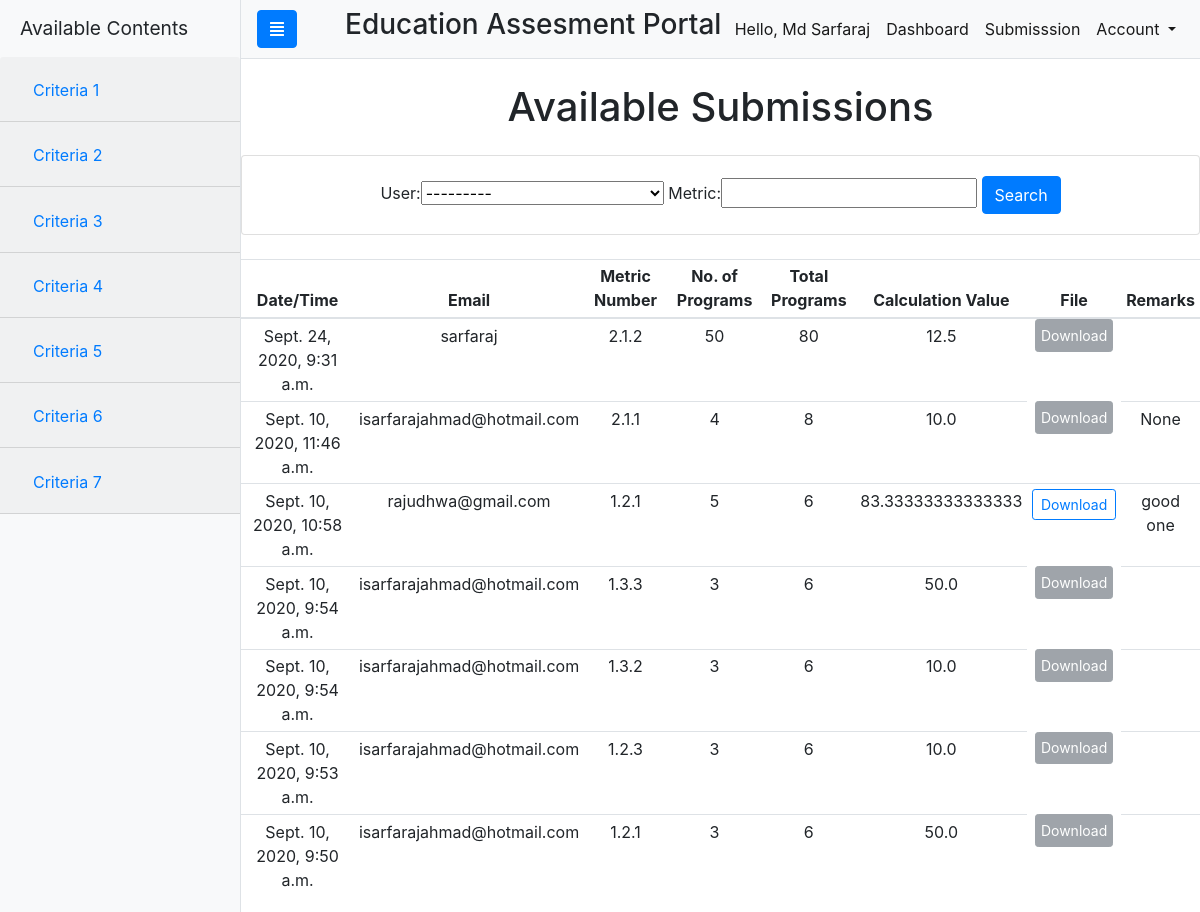
The app's page /submission (signed in) with its own data.
### maths/models.py (models this page shows, shortened)
class Submission(models.Model):
    date = models.DateTimeField(auto_now_add=True, null=True)
    user = models.ForeignKey(User, on_delete=models.CASCADE, default=1)
    metric = models.CharField(max_length=100, null=True)
    subject1 = models.IntegerField(null=True)
    subject2 = models.IntegerField(null=True)
    value = models.FloatField(max_length=1000, null=True)
    file = models.FileField(upload_to='upload/files', null=True, blank=True)
    remarks = models.CharField(max_length=100, null=True, blank=True)

### maths/views.py (the view)
# urls.py: path('submission', views.submission, name='submission'),
def submission(request):
    reports = Submission.objects.all().order_by('-date')
    myFilter = SubmissionFilter(request.GET, queryset=reports)
    reports = myFilter.qs
    context = {
        'reports': reports,
        'myFilter': myFilter,
    }
    return render(request, 'submission.html', context)

### maths/templates/submission.html
{% extends 'main.html' %}
{% block content %}
<main>
    <div class="text-center">
        <h1 class="m-4">Available Submissions</h1>
        <div class="row">
            <div class="col">
                <div class="card card-body">
                    <form method="GET">
                        {{myFilter.form}}
                        <button class="btn btn-primary" type="submit">Search</button>
                    </form>
                </div>
            </div>
        </div>
        <br>
        <table class="table table-sm">
            <thead>
                <tr>
                    <th scope="col">Date/Time</th>
                    <th scope="col">Email</th>
                    <th scope="col">Metric Number</th>
                    <th scope="col">No. of Programs</th>
                    <th scope="col">Total Programs</th>
                    <th scope="col">Calculation Value</th>
                    <th scope="col">File</th>
                    <th scope="col">Remarks</th>
                </tr>
            </thead>
            <tbody id="menu">
                {% for report in reports %}
                <tr>
                    <td>{{report.date}}</td>
                    <td>{{report.user}}</td>
                    <td>{{report.metric}}</td>
                    <td>{{report.subject1}}</td>
                    <td>{{report.subject2}}</td>
                    <td>{{report.value}}</td>
                    {% if report.file %}
                    <td><a class="btn btn-outline-primary btn-sm" href="{{report.file.url}}">Download</a></td>
                    {% else %}
                    <td class="btn btn-secondary btn-sm disabled">Download</td>
                    {% endif %}
                    <td>{{report.remarks}}</td>
                </tr>
                {% endfor %}
            </tbody>
        </table>
    </div>
</main>
{% endblock content %}

### maths/templates/main.html (shortened to what this page needs)
{% load static %}
<!DOCTYPE html>
<html lang="en">
<head>
    <link rel="stylesheet" href="https://stackpath.bootstrapcdn.com/bootstrap/4.4.1/css/bootstrap.min.css"
>
    <link rel="stylesheet" href="{% static 'css/style3.css' %}">
    <link rel="stylesheet" href="https://cdnjs.cloudflare.com/ajax/libs/font-awesome/5.13.1/css/all.min.css">
</head>
<body>
    <div class="d-flex" id="wrapper">
        {% if user.is_authenticated %}
        <div class="bg-light border-right" id="sidebar-wrapper">
            <div class="sidebar-heading">Available Contents</div>
            <li class="list-group list-group-flush">
                <div class="accordion" id="accordionExample">
                    <div class="card-header" id="headingOne">
                        <h2 class="mb-0">
                            <button class="btn btn-link collapsed" type="button" data-toggle="collapse"
                                data-target="#collapseOne" aria-expanded="false" aria-controls="collapseOne">
                                Criteria 1
                            </button>
                        </h2>
                    </div>
                    <div class="card-header" id="headingTwo">
                        <h2 class="mb-0">
                            <button class="btn btn-link collapsed" type="button" data-toggle="collapse"
                                data-target="#collapseTwo" aria-expanded="false" aria-controls="collapseTwo">
                                Criteria 2
                            </button>
                        </h2>
                    </div>
                    <div class="card-header" id="headingThree">
                        <h2 class="mb-0">
                            <button class="btn btn-link collapsed" type="button" data-toggle="collapse"
                                data-target="#collapseThree" aria-expanded="false" aria-controls="collapseThree">
                                Criteria 3
                            </button>
                        </h2>
                    </div>
                    <div class="card-header" id="headingFour">
                        <h2 class="mb-0">
                            <button class="btn btn-link collapsed" type="button" data-toggle="collapse"
                                data-target="#collapseFour" aria-expanded="false" aria-controls="collapseFour">
                                Criteria 4
                            </button>
                        </h2>
                    </div>
                    <div class="card-header" id="headingFive">
                        <h2 class="mb-0">
                            <button class="btn btn-link collapsed" type="button" data-toggle="collapse"
                                data-target="#collapseFive" aria-expanded="false" aria-controls="collapseFive">
                                Criteria 5
                            </button>
                        </h2>
                    </div>
                    <div class="card-header" id="headingSix">
                        <h2 class="mb-0">
                            <button class="btn btn-link collapsed" type="button" data-toggle="collapse"
                                data-target="#collapseSix" aria-expanded="false" aria-controls="collapseSix">
                                Criteria 6
                            </button>
                        </h2>
                    </div>
                    <div class="card-header" id="headingSeven">
                        <h2 class="mb-0">
                            <button class="btn btn-link collapsed" type="button" data-toggle="collapse"
                                data-target="#collapseSeven" aria-expanded="false" aria-controls="collapseSeven">
                                Criteria 7
                            </button>
                        </h2>
                    </div>
                </div>
            </li>
        </div>
        {% endif %}
        <div id="page-content-wrapper">
            <nav class="navbar navbar-expand-lg navbar-light bg-light border-bottom">
                {% if user.is_authenticated %}
                <button class="btn btn-primary" id="menu-toggle"><i class="fa fa-align-justify"></i></button>
                {% endif %}
                <h3 class="ml-5">Education Assesment Portal</h3>
                <div class="collapse navbar-collapse" id="navbarSupportedContent">
                    <ul class="navbar-nav ml-auto mt-2 mt-lg-0">
                        {% if user.is_authenticated %}
                        <li class="nav-item active">
                            <a class="nav-link">Hello, {{user.first_name}}</a>
                        </li>
                        <li class="nav-item active">
                            <a class="nav-link" href="/">Dashboard<span class="sr-only">(current)</span></a>
                        </li>
                        {% if user.is_staff %}
                        <li class="nav-item active">
                            <a class="nav-link" href="/admin/maths/submission/">Submisssion</a>
                        </li>
                        {% endif %}
                        <li class="nav-item active dropdown">
                            <a class="nav-link dropdown-toggle" href="#" id="navbarDropdown" role="button"
                                data-toggle="dropdown" aria-haspopup="true" aria-expanded="false">
                                Account
                            </a>
                        </li>
                        {% endif %}
                    </ul>
                </div>
            </nav>
            {% block content %}
            {% endblock content %}
        </div>
    </div>
</body>
</html>

### static/css/style3.css (style rules this page uses)
#wrapper { overflow-x: hidden; }
#sidebar-wrapper { min-height: 100vh; margin-left: -15rem; -webkit-transition: margin 0.25s ease-out; -moz-transition: margin 0.25s ease-out; -o-transition: margin 0.25s ease-out; transition: margin 0.25s ease-out; }
#sidebar-wrapper .sidebar-heading { padding: 0.875rem 1.25rem; font-size: 1.2rem; }
#sidebar-wrapper .list-group { width: 15rem; }
#page-content-wrapper { min-width: 100vw; }
@media (min-width: 768px) { #sidebar-wrapper { margin-left: 0; } }
@media (min-width: 768px) { #page-content-wrapper { min-width: 0; width: 100%; } }

### records on screen
Submission: date "Sept. 24, 2020, 9:31 a.m.", user "sarfaraj", metric "2.1.2", subject1 "50", subject2 "80", value "12.5", file "Download"
Submission: date "Sept. 10, 2020, 11:46 a.m.", user "isarfarajahmad@hotmail.com", metric "2.1.1", subject1 "4", subject2 "8", value "10.0", file "Download", remarks "None"
Submission: date "Sept. 10, 2020, 10:58 a.m.", user "rajudhwa@gmail.com", metric "1.2.1", subject1 "5", subject2 "6", value "83.33333333333333", remarks "good one"
Submission: date "Sept. 10, 2020, 9:54 a.m.", user "isarfarajahmad@hotmail.com", metric "1.3.3", subject1 "3", subject2 "6", value "50.0", file "Download"
Submission: date "Sept. 10, 2020, 9:54 a.m.", user "isarfarajahmad@hotmail.com", metric "1.3.2", subject1 "3", subject2 "6", value "10.0", file "Download"
Submission: date "Sept. 10, 2020, 9:53 a.m.", user "isarfarajahmad@hotmail.com", metric "1.2.3", subject1 "3", subject2 "6", value "10.0", file "Download"
Submission: date "Sept. 10, 2020, 9:50 a.m.", user "isarfarajahmad@hotmail.com", metric "1.2.1", subject1 "3", subject2 "6", value "50.0", file "Download"

### other values on screen
{{ user.first_name }} "Md Sarfaraj"
